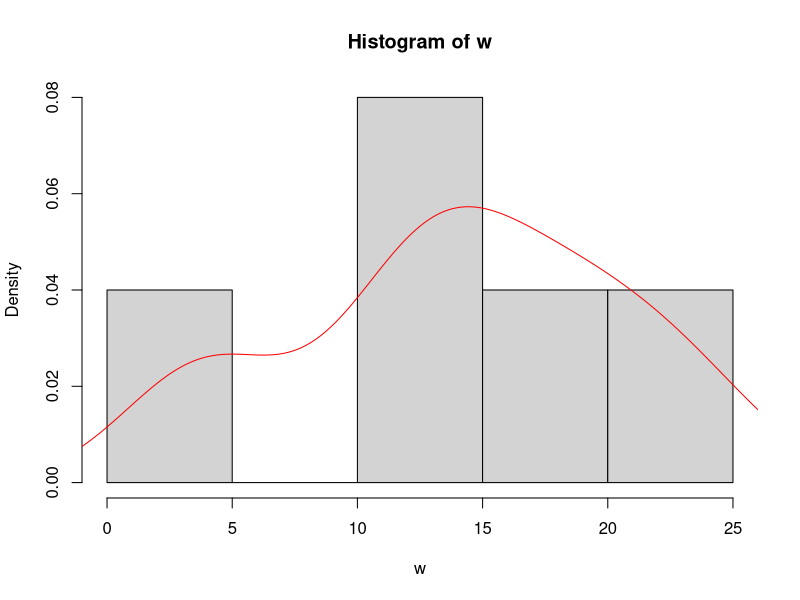
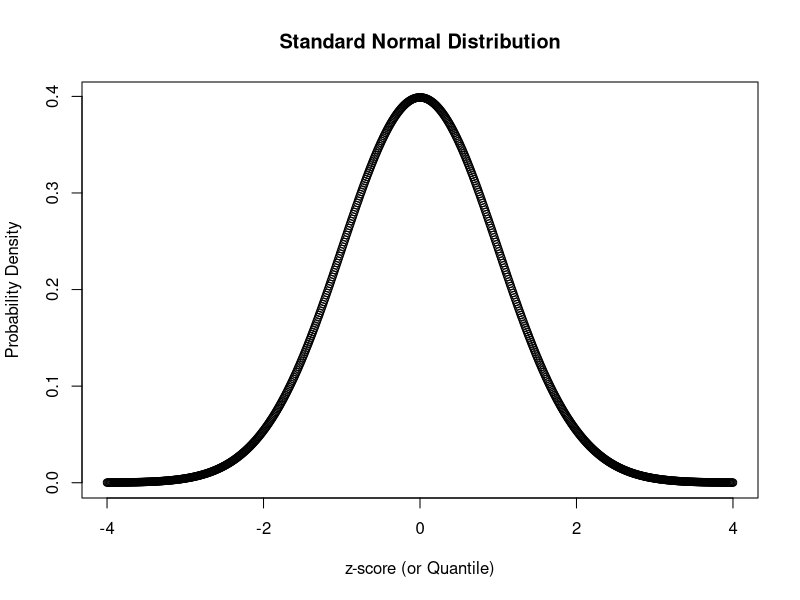
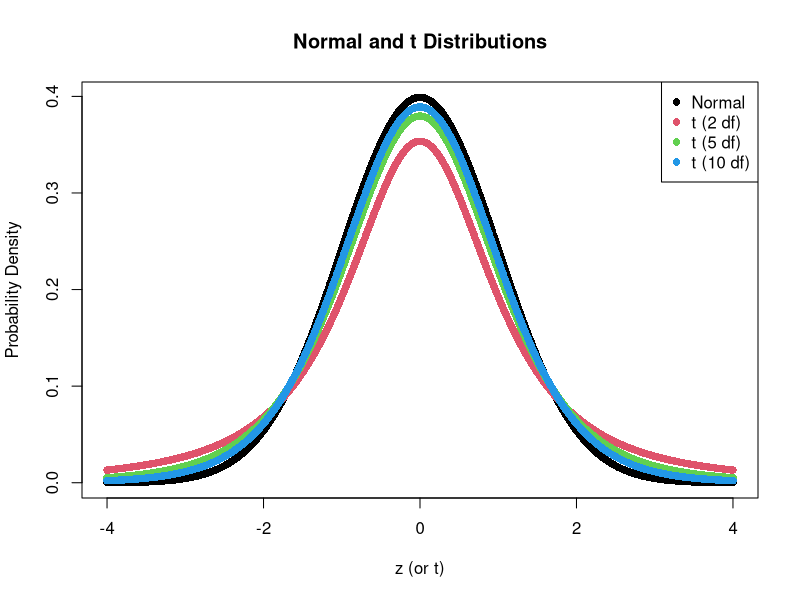
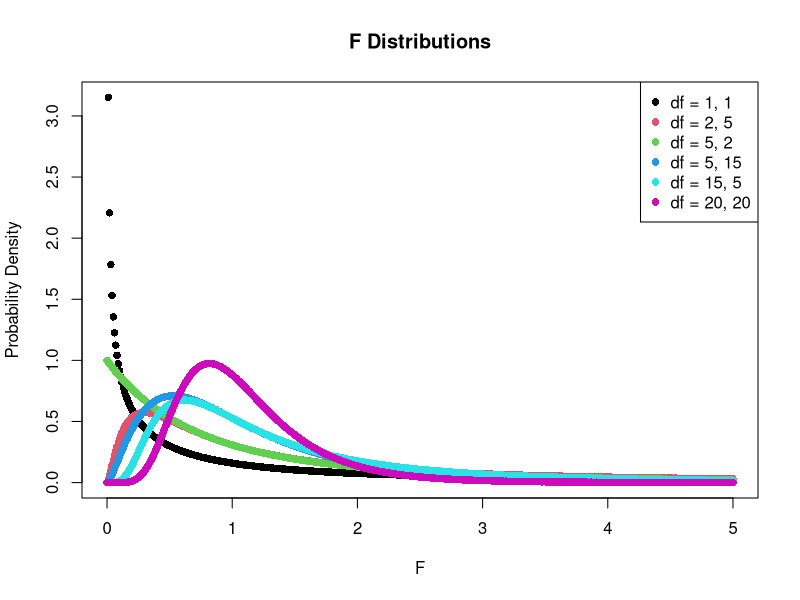
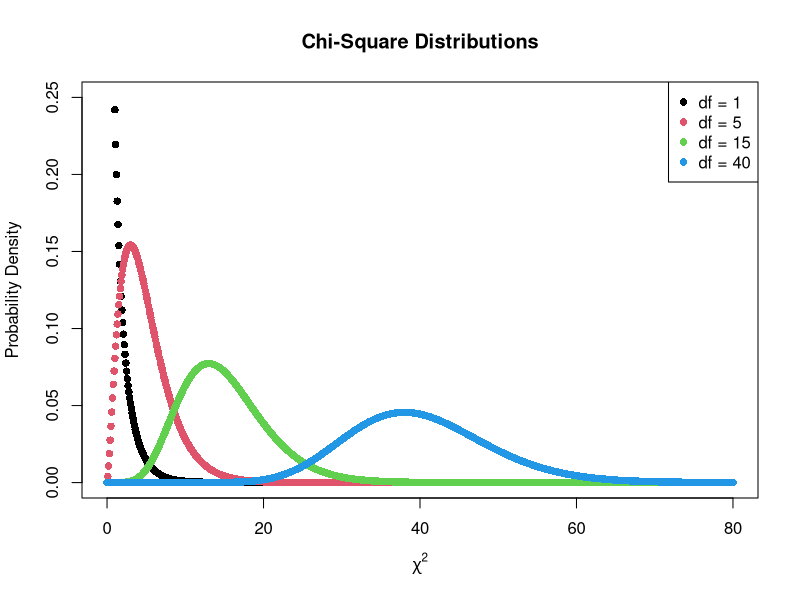

These figures' R source, in order:

# Four Different Distributions: The Normal, t, F, and Chi-Square Distributions
# By David Moore
# 7-8-2019

# Shapiro-Wilk Test for Normality
w <- c(12, 14, 14.5, 17, 11, 21, 3, 5, 19, 24)
shapiro.test(w) # If the p-value is below 0.05, the data are probably not normally distributed (in this example, they seem to follow a normal distribution)
hist(w, probability = T); lines(density(w), col = "red")

# The standard normal distribution
x <- seq(-4, 4, 0.01)
plot(x, dnorm(x), main = "Standard Normal Distribution", xlab = "z-score (or Quantile)", ylab = "Probability Density")

# dnorm, pnorm, qnorm, and rnorm functions

# dnorm: returns the probability density (in other words, the y-coordinate
# of the point for the x-coordinate you provide)
dnorm(0)
dnorm(1)

# pnorm: returns the area under the curve (by default, we get the area
# under the curve and to the left of the x-coordinate we provide)
pnorm(0)
pnorm(1.96)
pnorm(-2)
pnorm(2)
pnorm(2, lower.tail = F)
1 == pnorm(2) + pnorm(2, lower.tail = F)

# qnorm is the inverse of pnorm - in other words, it returns the quantile,
# or the x-coordinate, for the probability you provide (again, by default,
# it's assumed the area you provide is under the curve and to the left
# (i.e., the lower tail) of the x-coordinate)
qnorm(.5)

# rnorm: returns randomly-generated numbers that come from
# a normal distribution
rnorm(10)
rnorm(10, mean = 5, sd = 2) # These functions work for distributions with different means and standard deviations too

# t distributions
y <- seq(-4, 4, 0.01)
df1 <- data.frame(y, normal = dnorm(y), t2 = dt(y, 2), t5 = dt(y, 5), t10 = dt(y, 10))
matplot(df1$y, df1[, 2:5], pch = 16, main = "Normal and t Distributions", ylab = "Probability Density", xlab = "z (or t)"); legend("topright", legend = c("Normal", "t (2 df)", "t (5 df)", "t (10 df)"), pch = 16, col = 1:4)
# A t-distribution with infinity degrees of freedom is a normal distribution
# (t-distributions penalize you for having small sample sizes)

# Like pnorm, qnorm, dnorm, and rnorm, there are also pt, qt, dt, and rt (this time, you have to specify the degrees of freedom)
pt(0, 4)
pt(0, 40)
pt(1.96, 4)
dt(2, 9)
qt(0.975, 10)
rt(10, 4)

# F distributions
y <- seq(0, 5, 0.01)
df2 <- data.frame(y, f1.1 = df(y, 1, 1), f5.2 = df(y, 5, 2), df2.5 = df(y, 2, 5), df5.15 = df(y, 5, 15), df15.5 = df(y, 15, 5), df20.20 = df(y, 20, 20))
matplot(df2$y, df2[, 2:7], pch = 16, main = "F Distributions", ylab = "Probability Density", xlab = "F"); legend("topright", legend = c("df = 1, 1", "df = 2, 5", "df = 5, 2", "df = 5, 15", "df = 15, 5", "df = 20, 20"), pch = 16, col = 1:6)
# F-scores are ratios of variances; thus, there is a degrees of freedom parameter associated with the numerator,
# and there is a degrees of freedom parameter associated with the numerator. Since F-scores are ratios of two
# positive numbers, F-scores are always between zero and infinity.

pf(1, 20, 20)
qf(0.5, 20, 20)
df(1.75, 20, 20)
rf(20, 20, 20)

# Chi-square distributions
y <- seq(0, 80, 0.1)
df3 <- data.frame(y, chisq1 = dchisq(y, 1), chisq5 = dchisq(y, 5), chisq15 = dchisq(y, 15), chisq40 = dchisq(y, 40))
matplot(df3$y, df3[, 2:5], pch = 16, main = "Chi-Square Distributions", ylab = "Probability Density", xlab = expression(chi^2), ylim = c(0, 0.25)); legend("topright", legend = c("df = 1", "df = 5", "df = 15", "df = 40"), pch = 16, col = 1:4)
# Chi-square values have one degree of freedom parameter. For each factor in the experiment of study, you calculate
# N - 1 (N is the number of levels of a particular factor). You multiply all of the N - 1 values from each factor
# together, and the result is the degrees of freedom.
# Like the F-distribution, the Chi-square distribution is not symmetrical, and it's also never negative (it is also
# calculated using squared deviations, and since differences are squared, they can never be negative)

pchisq(1.8, 1, lower.tail = F)
pchisq(5.68, 1, lower.tail = F)
qchisq(0.5, 40)
